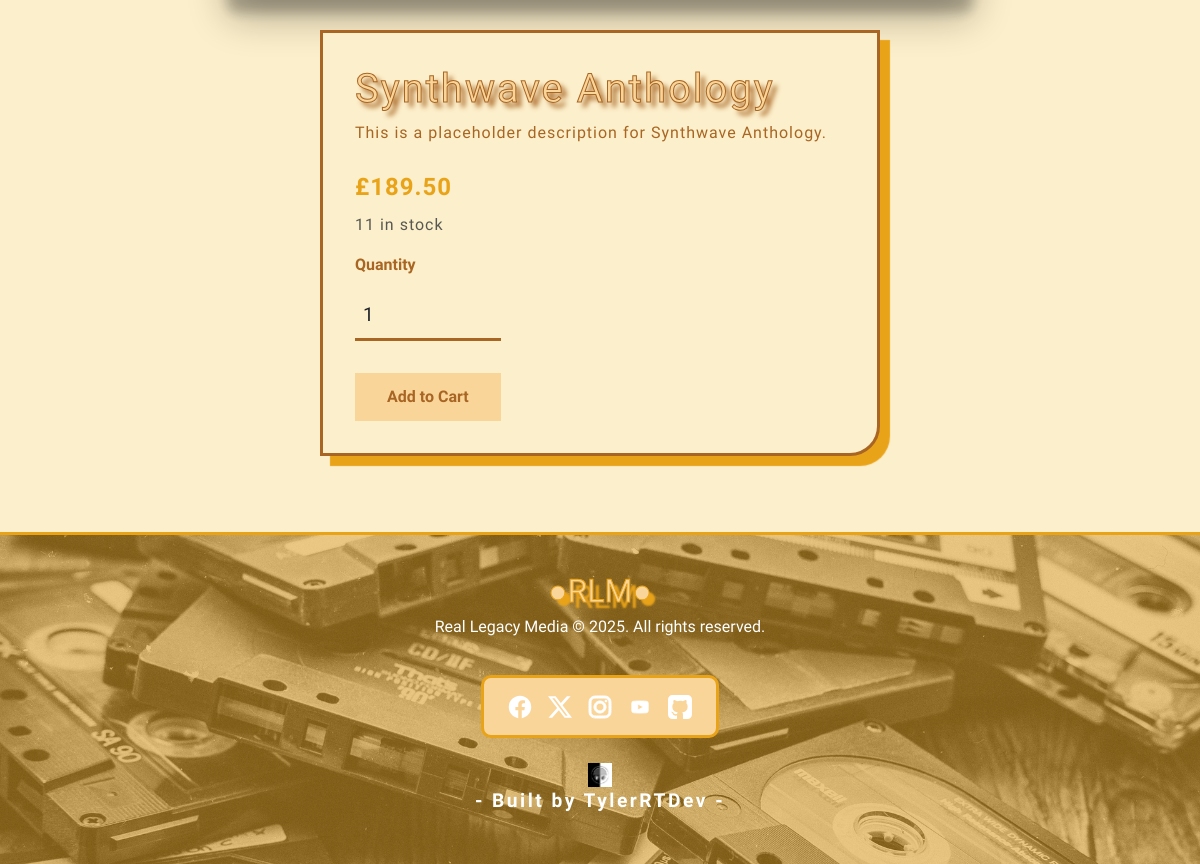
/products/synthwave-anthology/ (lower part), run on an earlier commit of the app's database.
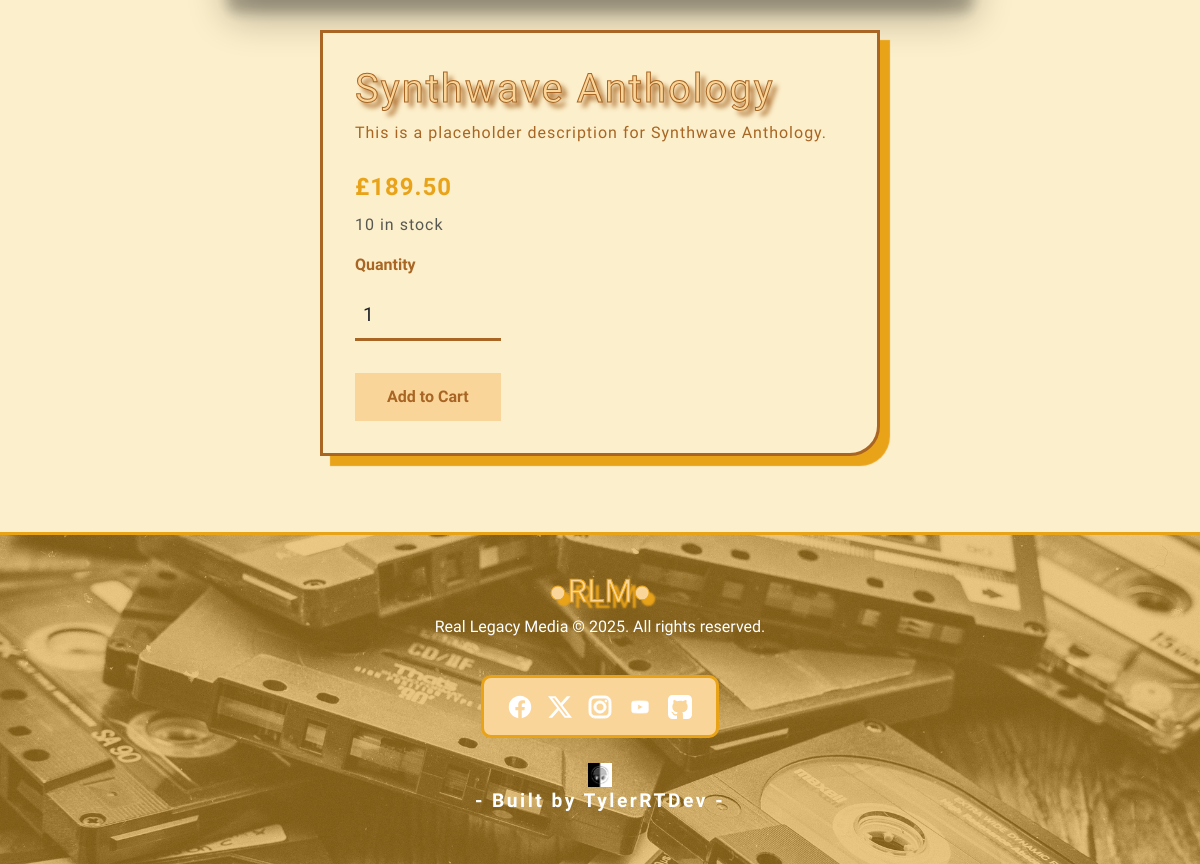
And on a later commit of the database.
### products/models.py (models this page shows, shortened)
class Product(models.Model):
    SIZE_CHOICES = [
        ('S', 'Small'),
        ('M', 'Medium'),
        ('L', 'Large'),
        ('XL', 'Extra Large'),
        ('XXL', 'Double Extra Large'),
    ]
    name = models.CharField(max_length=200)
    slug = models.SlugField(unique=True)
    category = models.ForeignKey(Category, on_delete=models.CASCADE, null=True)
    description = models.TextField()
    genre = models.ForeignKey(Genre, on_delete=models.SET_NULL, null=True, blank=True)
    media_type = models.ForeignKey(MediaType, on_delete=models.SET_NULL, null=True, blank=True)
    price = models.DecimalField(max_digits=10, decimal_places=2)
    stock = models.PositiveIntegerField()
    size = models.CharField(max_length=3, choices=SIZE_CHOICES, blank=True, null=True)
    is_featured = models.BooleanField(default=False)
    is_limited_edition = models.BooleanField(default=False)
    created_at = models.DateTimeField(auto_now_add=True)

### products/views.py (the view)
# urls.py: path('<slug:slug>/', views.product_detail, name='detail'),
def product_detail(request, slug):
    product = get_object_or_404(Product, slug=slug)
    variants = product.variants.filter(stock__gt=0)
    return render(request, 'products/detail.html', {
        'product': product,
        'variants': variants
    })

### templates/products/detail.html (shortened to what this page needs)
{% extends 'base.html' %}
{% block content %}
<section class="product-description-section py-1">
    <div class="product-container container">
        <div class="product-info-image-container col-md-8">
        </div>
        <div class="product-info-container col-md-6">
            <h1>{{ product.name }}</h1>
            <p class="product-description mb-4">{{ product.description }}</p>
            <p class="fs-4 fw-bold mb-2">£{{ product.price }}</p>
            {% if product.stock > 0 %}
            <form method="POST" action="{% url 'products:add_to_cart' product.id %}">
                <div class="mb-3">
                    <p class="text-muted">{{ product.stock }} in stock</p>
                </div>
                <div class="mb-3">
                    <label for="quantity" class="form-label fw-bold">Quantity</label>
                    <input type="number" name="quantity" id="quantity"
                        class="form-control" value="1" min="1" max="{{ product.stock }}">
                </div>
                <button type="submit" class="btn-retro">Add to Cart</button>
            </form>
            {% else %}
                <p class="text-danger fw-bold">This product is currently out of stock.</p>
            {% endif %}
        </div>
    </div>
</section>
{% endblock %}

What changed in the data, as far as the page shows it:
changed Product "Synthwave Anthology": stock "11" → "10"
